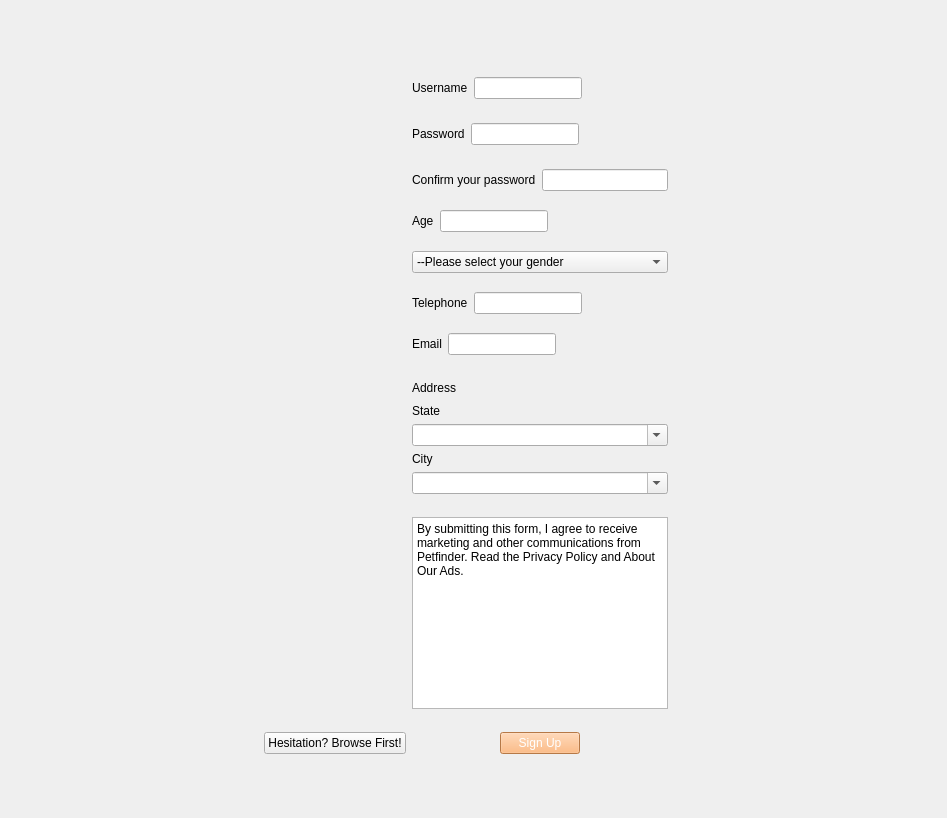
<?xml version="1.0" encoding="UTF-8"?>
<ui version="4.0">
 <class>Regispage</class>
 <widget class="QWidget" name="Regispage">
  <property name="geometry">
   <rect>
    <x>0</x>
    <y>0</y>
    <width>947</width>
    <height>818</height>
   </rect>
  </property>
  <property name="windowTitle">
   <string>Form</string>
  </property>
  <layout class="QVBoxLayout" name="verticalLayout_4">
   <item>
    <layout class="QVBoxLayout" name="verticalLayout_3">
     <item>
      <spacer name="verticalSpacer_2">
       <property name="orientation">
        <enum>Qt::Vertical</enum>
       </property>
       <property name="sizeHint" stdset="0">
        <size>
         <width>20</width>
         <height>40</height>
        </size>
       </property>
      </spacer>
     </item>
     <item>
      <layout class="QHBoxLayout" name="horizontalLayout_2">
       <item>
        <widget class="QLabel" name="label_leftSpace">
         <property name="minimumSize">
          <size>
           <width>35</width>
           <height>0</height>
          </size>
         </property>
         <property name="text">
          <string/>
         </property>
        </widget>
       </item>
       <item>
        <spacer name="horizontalSpacer_2">
         <property name="orientation">
          <enum>Qt::Horizontal</enum>
         </property>
         <property name="sizeHint" stdset="0">
          <size>
           <width>40</width>
           <height>20</height>
          </size>
         </property>
        </spacer>
       </item>
       <item>
        <layout class="QHBoxLayout" name="horizontalLayout">
         <item>
          <layout class="QVBoxLayout" name="verticalLayout">
           <item>
            <layout class="QHBoxLayout" name="horizontalLayout_30">
             <item>
              <widget class="QLabel" name="label_defaultIcon">
               <property name="maximumSize">
                <size>
                 <width>300</width>
                 <height>300</height>
                </size>
               </property>
               <property name="text">
                <string/>
               </property>
               <property name="pixmap">
                <pixmap resource="../project/Resources.qrc">:/imgs/explore_user1.png</pixmap>
               </property>
               <property name="scaledContents">
                <bool>true</bool>
               </property>
              </widget>
             </item>
             <item>
              <widget class="QLabel" name="label_middleSpace">
               <property name="minimumSize">
                <size>
                 <width>20</width>
                 <height>0</height>
                </size>
               </property>
               <property name="text">
                <string/>
               </property>
              </widget>
             </item>
            </layout>
           </item>
           <item>
            <spacer name="verticalSpacer">
             <property name="orientation">
              <enum>Qt::Vertical</enum>
             </property>
             <property name="sizeHint" stdset="0">
              <size>
               <width>20</width>
               <height>40</height>
              </size>
             </property>
            </spacer>
           </item>
           <item>
            <widget class="QPushButton" name="pushButtonBack">
             <property name="text">
              <string>Hesitation? Browse First!</string>
             </property>
            </widget>
           </item>
          </layout>
         </item>
         <item>
          <layout class="QVBoxLayout" name="verticalLayout_2">
           <item>
            <spacer name="verticalSpacer_11">
             <property name="orientation">
              <enum>Qt::Vertical</enum>
             </property>
             <property name="sizeHint" stdset="0">
              <size>
               <width>20</width>
               <height>13</height>
              </size>
             </property>
            </spacer>
           </item>
           <item>
            <layout class="QHBoxLayout" name="horizontalLayout_16">
             <item>
              <layout class="QHBoxLayout" name="horizontalLayout_17">
               <item>
                <widget class="QLabel" name="label_Username_7">
                 <property name="text">
                  <string>Username</string>
                 </property>
                </widget>
               </item>
               <item>
                <widget class="QLineEdit" name="inputUserName"/>
               </item>
              </layout>
             </item>
             <item>
              <spacer name="horizontalSpacer_3">
               <property name="orientation">
                <enum>Qt::Horizontal</enum>
               </property>
               <property name="sizeHint" stdset="0">
                <size>
                 <width>40</width>
                 <height>20</height>
                </size>
               </property>
              </spacer>
             </item>
            </layout>
           </item>
           <item>
            <spacer name="verticalSpacer_12">
             <property name="orientation">
              <enum>Qt::Vertical</enum>
             </property>
             <property name="sizeHint" stdset="0">
              <size>
               <width>20</width>
               <height>18</height>
              </size>
             </property>
            </spacer>
           </item>
           <item>
            <layout class="QHBoxLayout" name="horizontalLayout_18">
             <item>
              <widget class="QLabel" name="label_Password_4">
               <property name="text">
                <string>Password</string>
               </property>
              </widget>
             </item>
             <item>
              <widget class="QLineEdit" name="inputPw1"/>
             </item>
             <item>
              <spacer name="horizontalSpacer_11">
               <property name="orientation">
                <enum>Qt::Horizontal</enum>
               </property>
               <property name="sizeHint" stdset="0">
                <size>
                 <width>40</width>
                 <height>20</height>
                </size>
               </property>
              </spacer>
             </item>
            </layout>
           </item>
           <item>
            <spacer name="verticalSpacer_13">
             <property name="orientation">
              <enum>Qt::Vertical</enum>
             </property>
             <property name="sizeHint" stdset="0">
              <size>
               <width>20</width>
               <height>18</height>
              </size>
             </property>
            </spacer>
           </item>
           <item>
            <layout class="QHBoxLayout" name="horizontalLayout_19">
             <item>
              <layout class="QHBoxLayout" name="horizontalLayout_20">
               <item>
                <widget class="QLabel" name="label_Password_5">
                 <property name="text">
                  <string>Confirm your password</string>
                 </property>
                </widget>
               </item>
               <item>
                <widget class="QLineEdit" name="inputPw2"/>
               </item>
              </layout>
             </item>
            </layout>
           </item>
           <item>
            <spacer name="verticalSpacer_14">
             <property name="orientation">
              <enum>Qt::Vertical</enum>
             </property>
             <property name="sizeHint" stdset="0">
              <size>
               <width>20</width>
               <height>13</height>
              </size>
             </property>
            </spacer>
           </item>
           <item>
            <layout class="QHBoxLayout" name="horizontalLayout_21">
             <item>
              <layout class="QHBoxLayout" name="horizontalLayout_22">
               <item>
                <widget class="QLabel" name="label_Username_8">
                 <property name="text">
                  <string>Age</string>
                 </property>
                </widget>
               </item>
               <item>
                <widget class="QLineEdit" name="inputAge"/>
               </item>
              </layout>
             </item>
             <item>
              <spacer name="horizontalSpacer_12">
               <property name="orientation">
                <enum>Qt::Horizontal</enum>
               </property>
               <property name="sizeHint" stdset="0">
                <size>
                 <width>40</width>
                 <height>20</height>
                </size>
               </property>
              </spacer>
             </item>
            </layout>
           </item>
           <item>
            <spacer name="verticalSpacer_15">
             <property name="orientation">
              <enum>Qt::Vertical</enum>
             </property>
             <property name="sizeHint" stdset="0">
              <size>
               <width>20</width>
               <height>13</height>
              </size>
             </property>
            </spacer>
           </item>
           <item>
            <widget class="QComboBox" name="comboBox_gender">
             <item>
              <property name="text">
               <string>--Please select your gender</string>
              </property>
             </item>
             <item>
              <property name="text">
               <string>Male</string>
              </property>
             </item>
             <item>
              <property name="text">
               <string>Female</string>
              </property>
             </item>
             <item>
              <property name="text">
               <string>Other</string>
              </property>
             </item>
            </widget>
           </item>
           <item>
            <spacer name="verticalSpacer_16">
             <property name="orientation">
              <enum>Qt::Vertical</enum>
             </property>
             <property name="sizeHint" stdset="0">
              <size>
               <width>20</width>
               <height>13</height>
              </size>
             </property>
            </spacer>
           </item>
           <item>
            <layout class="QHBoxLayout" name="horizontalLayout_23">
             <item>
              <layout class="QHBoxLayout" name="horizontalLayout_24">
               <item>
                <widget class="QLabel" name="label_Username_9">
                 <property name="text">
                  <string>Telephone</string>
                 </property>
                </widget>
               </item>
               <item>
                <widget class="QLineEdit" name="inputPhoneNo"/>
               </item>
              </layout>
             </item>
             <item>
              <spacer name="horizontalSpacer_13">
               <property name="orientation">
                <enum>Qt::Horizontal</enum>
               </property>
               <property name="sizeHint" stdset="0">
                <size>
                 <width>40</width>
                 <height>20</height>
                </size>
               </property>
              </spacer>
             </item>
            </layout>
           </item>
           <item>
            <spacer name="verticalSpacer_17">
             <property name="orientation">
              <enum>Qt::Vertical</enum>
             </property>
             <property name="sizeHint" stdset="0">
              <size>
               <width>20</width>
               <height>13</height>
              </size>
             </property>
            </spacer>
           </item>
           <item>
            <layout class="QHBoxLayout" name="horizontalLayout_25">
             <item>
              <layout class="QHBoxLayout" name="horizontalLayout_26">
               <item>
                <widget class="QLabel" name="label_Username_10">
                 <property name="text">
                  <string>Email</string>
                 </property>
                </widget>
               </item>
               <item>
                <widget class="QLineEdit" name="inputEmail"/>
               </item>
              </layout>
             </item>
             <item>
              <spacer name="horizontalSpacer_14">
               <property name="orientation">
                <enum>Qt::Horizontal</enum>
               </property>
               <property name="sizeHint" stdset="0">
                <size>
                 <width>40</width>
                 <height>20</height>
                </size>
               </property>
              </spacer>
             </item>
            </layout>
           </item>
           <item>
            <spacer name="verticalSpacer_18">
             <property name="orientation">
              <enum>Qt::Vertical</enum>
             </property>
             <property name="sizeHint" stdset="0">
              <size>
               <width>20</width>
               <height>17</height>
              </size>
             </property>
            </spacer>
           </item>
           <item>
            <layout class="QHBoxLayout" name="horizontalLayout_27">
             <item>
              <layout class="QHBoxLayout" name="horizontalLayout_28">
               <item>
                <widget class="QLabel" name="label_Username_11">
                 <property name="text">
                  <string>Address</string>
                 </property>
                </widget>
               </item>
              </layout>
             </item>
             <item>
              <spacer name="horizontalSpacer_15">
               <property name="orientation">
                <enum>Qt::Horizontal</enum>
               </property>
               <property name="sizeHint" stdset="0">
                <size>
                 <width>40</width>
                 <height>20</height>
                </size>
               </property>
              </spacer>
             </item>
            </layout>
           </item>
           <item>
            <widget class="QLabel" name="label_2">
             <property name="text">
              <string>State</string>
             </property>
            </widget>
           </item>
           <item>
            <widget class="QComboBox" name="comboBoxStates">
             <property name="editable">
              <bool>true</bool>
             </property>
             <item>
              <property name="text">
               <string/>
              </property>
             </item>
            </widget>
           </item>
           <item>
            <widget class="QLabel" name="label">
             <property name="text">
              <string>City</string>
             </property>
            </widget>
           </item>
           <item>
            <widget class="QComboBox" name="comboBoxCities">
             <property name="editable">
              <bool>true</bool>
             </property>
             <item>
              <property name="text">
               <string/>
              </property>
             </item>
            </widget>
           </item>
           <item>
            <spacer name="verticalSpacer_19">
             <property name="orientation">
              <enum>Qt::Vertical</enum>
             </property>
             <property name="sizeHint" stdset="0">
              <size>
               <width>20</width>
               <height>17</height>
              </size>
             </property>
            </spacer>
           </item>
           <item>
            <widget class="QTextBrowser" name="textBrowser_2">
             <property name="html">
              <string>&lt;!DOCTYPE HTML PUBLIC &quot;-//W3C//DTD HTML 4.0//EN&quot; &quot;http://www.w3.org/TR/REC-html40/strict.dtd&quot;&gt;
&lt;html&gt;&lt;head&gt;&lt;meta name=&quot;qrichtext&quot; content=&quot;1&quot; /&gt;&lt;style type=&quot;text/css&quot;&gt;
p, li { white-space: pre-wrap; }
&lt;/style&gt;&lt;/head&gt;&lt;body style=&quot; font-family:'.SF NS Text'; font-size:13pt; font-weight:400; font-style:normal;&quot;&gt;
&lt;p style=&quot; margin-top:0px; margin-bottom:0px; margin-left:0px; margin-right:0px; -qt-block-indent:0; text-indent:0px;&quot;&gt;&lt;span style=&quot; font-family:'Sans Serif'; font-size:9pt;&quot;&gt;By submitting this form, I agree to receive marketing and other communications from Petfinder. Read the Privacy Policy and About Our Ads.&lt;/span&gt;&lt;/p&gt;&lt;/body&gt;&lt;/html&gt;</string>
             </property>
            </widget>
           </item>
           <item>
            <spacer name="verticalSpacer_20">
             <property name="orientation">
              <enum>Qt::Vertical</enum>
             </property>
             <property name="sizeHint" stdset="0">
              <size>
               <width>20</width>
               <height>17</height>
              </size>
             </property>
            </spacer>
           </item>
           <item>
            <layout class="QHBoxLayout" name="horizontalLayout_29">
             <item>
              <spacer name="horizontalSpacer_16">
               <property name="orientation">
                <enum>Qt::Horizontal</enum>
               </property>
               <property name="sizeHint" stdset="0">
                <size>
                 <width>40</width>
                 <height>20</height>
                </size>
               </property>
              </spacer>
             </item>
             <item>
              <widget class="QPushButton" name="signButton">
               <property name="styleSheet">
                <string notr="true">
background-color: rgb(255,170,100);
color:rgb(255, 255, 255)
</string>
               </property>
               <property name="text">
                <string>Sign Up</string>
               </property>
              </widget>
             </item>
             <item>
              <spacer name="horizontalSpacer_17">
               <property name="orientation">
                <enum>Qt::Horizontal</enum>
               </property>
               <property name="sizeHint" stdset="0">
                <size>
                 <width>40</width>
                 <height>20</height>
                </size>
               </property>
              </spacer>
             </item>
            </layout>
           </item>
          </layout>
         </item>
        </layout>
       </item>
       <item>
        <spacer name="horizontalSpacer">
         <property name="orientation">
          <enum>Qt::Horizontal</enum>
         </property>
         <property name="sizeHint" stdset="0">
          <size>
           <width>40</width>
           <height>20</height>
          </size>
         </property>
        </spacer>
       </item>
       <item>
        <widget class="QLabel" name="label_rightSpace">
         <property name="minimumSize">
          <size>
           <width>50</width>
           <height>0</height>
          </size>
         </property>
         <property name="text">
          <string/>
         </property>
        </widget>
       </item>
      </layout>
     </item>
     <item>
      <spacer name="verticalSpacer_3">
       <property name="orientation">
        <enum>Qt::Vertical</enum>
       </property>
       <property name="sizeHint" stdset="0">
        <size>
         <width>20</width>
         <height>40</height>
        </size>
       </property>
      </spacer>
     </item>
    </layout>
   </item>
  </layout>
 </widget>
 <resources>
  <include location="../project/Resources.qrc"/>
 </resources>
 <connections/>
</ui>
